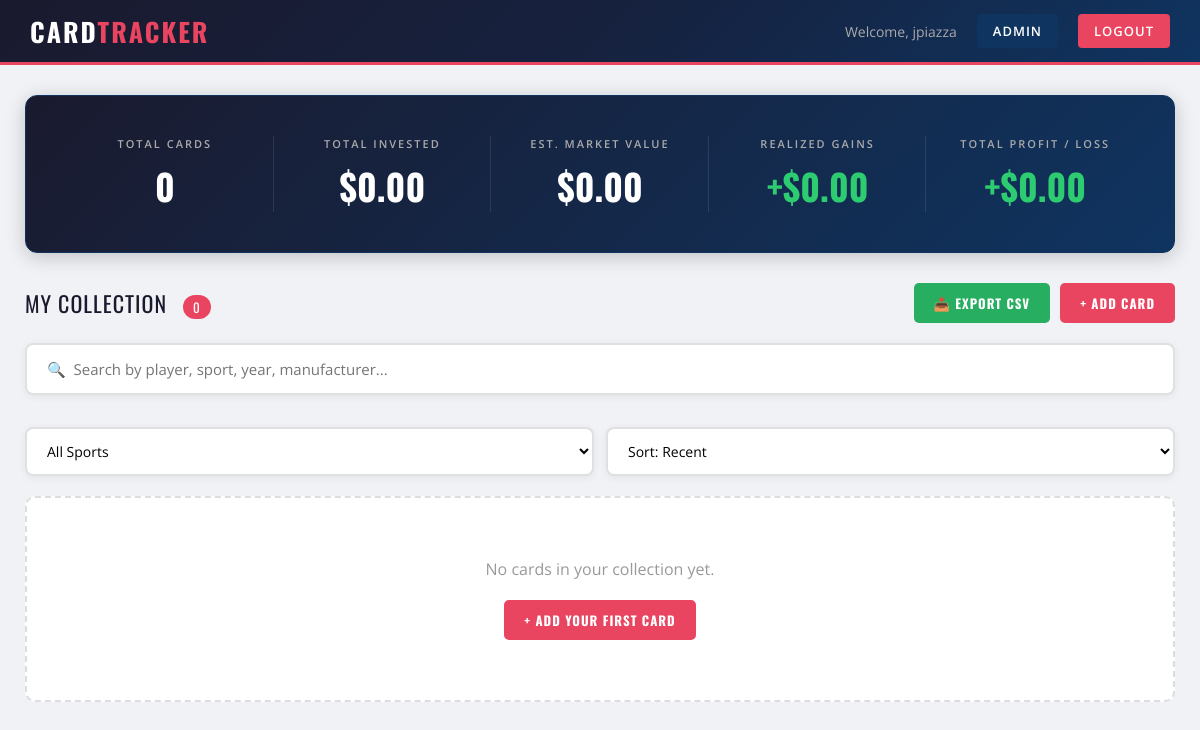
Page /dashboard (signed in) on the earlier database version.
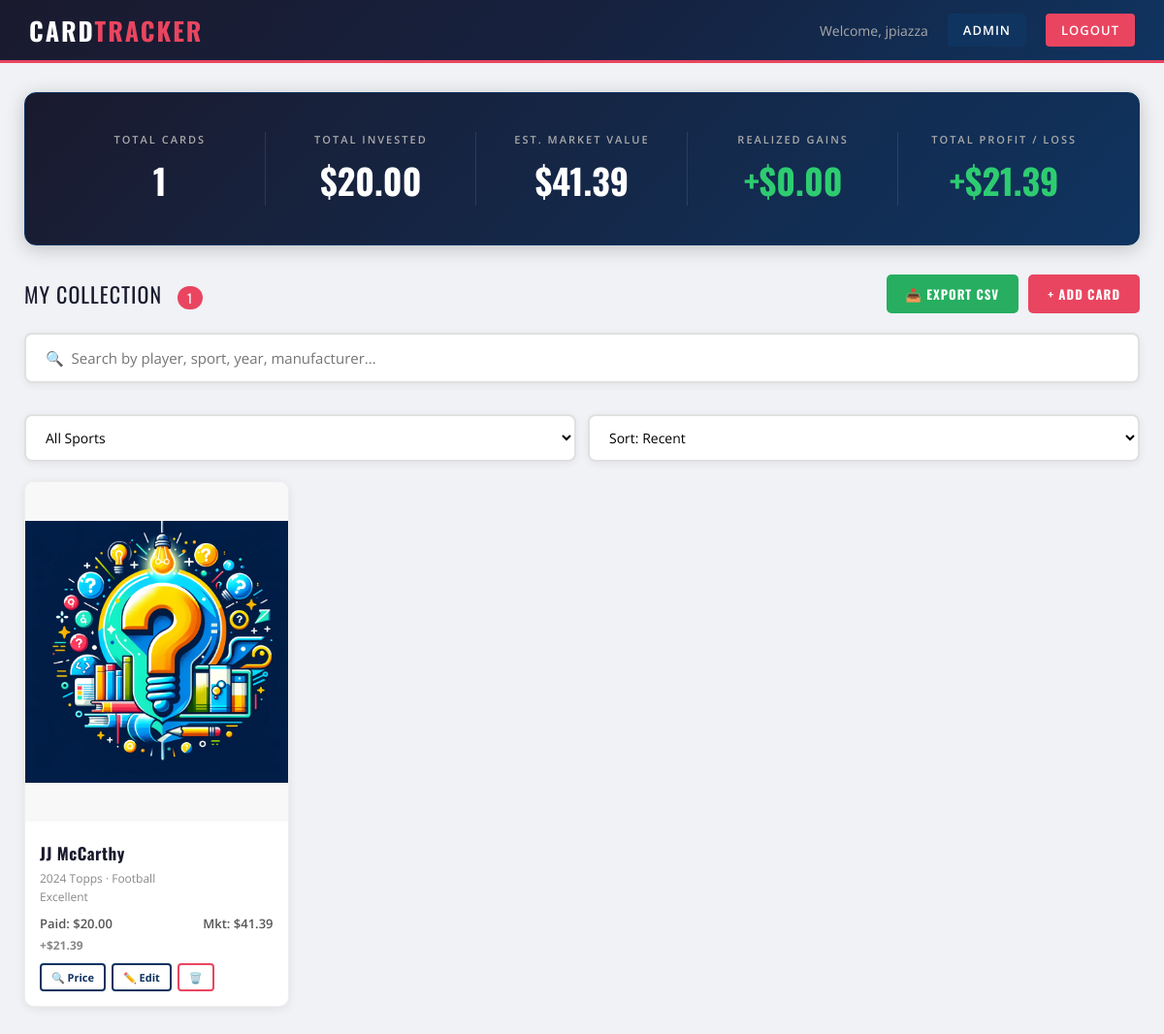
Same page on the later database version.
### models.py (models this page shows)
class User(UserMixin, db.Model):
    id = db.Column(db.Integer, primary_key=True)
    email = db.Column(db.String(150), unique=True, nullable=False)
    username = db.Column(db.String(150), unique=True, nullable=False)
    password = db.Column(db.String(150), nullable=False)
    is_admin = db.Column(db.Boolean, default=False)
    date_joined = db.Column(db.DateTime, default=db.func.current_timestamp())
    cards = db.relationship('Card', backref='owner', lazy=True)

class Card(db.Model):
    id = db.Column(db.Integer, primary_key=True)
    player_name = db.Column(db.String(150), nullable=False)
    sport = db.Column(db.String(50))
    year = db.Column(db.String(10))
    manufacturer = db.Column(db.String(100))
    condition = db.Column(db.String(50))
    buy_price = db.Column(db.Float, nullable=False)
    sell_price = db.Column(db.Float)
    photo_filename = db.Column(db.String(300))
    market_price = db.Column(db.Float)
    date_added = db.Column(db.DateTime, default=db.func.current_timestamp())
    user_id = db.Column(db.Integer, db.ForeignKey('user.id'), nullable=False)
    @property
    def profit_loss(self):
        if self.sell_price:
            return self.sell_price - self.buy_price
        elif self.market_price:
            return self.market_price - self.buy_price
        return None

### main.py (the view)
@main.route('/')
@main.route('/dashboard')
@login_required
def dashboard():
    sport_filter = request.args.get('sport', 'all')
    sort_by = request.args.get('sort', 'date')
    query = Card.query.filter_by(user_id=current_user.id)
    if sport_filter != 'all':
        query = query.filter_by(sport=sport_filter)
    if sort_by == 'value_high':
        cards = sorted(query.all(), key=lambda c: c.market_price or c.sell_price or c.buy_price, reverse=True)
    elif sort_by == 'value_low':
        cards = sorted(query.all(), key=lambda c: c.market_price or c.sell_price or c.buy_price)
    elif sort_by == 'profit_high':
        cards = sorted(query.all(), key=lambda c: c.profit_loss or 0, reverse=True)
    elif sort_by == 'profit_low':
        cards = sorted(query.all(), key=lambda c: c.profit_loss or 0)
    elif sort_by == 'name':
        cards = sorted(query.all(), key=lambda c: c.player_name)
    else:
        cards = query.order_by(Card.date_added.desc()).all()
    all_cards = Card.query.filter_by(user_id=current_user.id).all()
    total_invested = sum(card.buy_price for card in all_cards)
    est_market_value = sum(
        card.market_price or card.buy_price
        for card in all_cards
        if not card.sell_price
    )
    realized_gains = sum(
        card.sell_price - card.buy_price
        for card in all_cards
        if card.sell_price
    )
    total_value = sum(
        card.sell_price if card.sell_price
        else (card.market_price or card.buy_price)
        for card in all_cards
    )
    total_profit_loss = total_value - total_invested
    sports = ['Baseball', 'Basketball', 'Football', 'Hockey', 'Soccer', 'Other']
    return render_template('dashboard.html',
        cards=cards,
        total_invested=total_invested,
        total_value=total_value,
        total_profit_loss=total_profit_loss,
        est_market_value=est_market_value,
        realized_gains=realized_gains,
        sport_filter=sport_filter,
        sort_by=sort_by,
        sports=sports
    )

### app.py (called while the page is built)
def create_app():
    app = Flask(__name__)
    app.config['SECRET_KEY'] = os.getenv('SECRET_KEY', 'your-secret-key')
    app.config['SQLALCHEMY_DATABASE_URI'] = 'sqlite:///cards.db'
    app.config['UPLOAD_FOLDER'] = 'static/uploads'
    db.init_app(app)
    login_manager = LoginManager()
    login_manager.login_view = 'auth.login'
    login_manager.init_app(app)
    @login_manager.user_loader
    def load_user(user_id):
        return User.query.get(int(user_id))
    from auth import auth as auth_blueprint
    app.register_blueprint(auth_blueprint)
    from main import main as main_blueprint
    app.register_blueprint(main_blueprint)
    from admin import admin as admin_blueprint
    app.register_blueprint(admin_blueprint)
    with app.app_context():
        db.create_all()
    return app

### templates/dashboard.html (shortened to what this page needs)
<!DOCTYPE html>
<html>
<head>
    <link rel="stylesheet" href="{{ url_for('static', filename='css/style.css') }}">
</head>
<body>
    <nav>
        <h1>Card<span>Tracker</span></h1>
        <div class="nav-right">
            <span>Welcome, {{ current_user.username }}</span>
            {% if current_user.is_admin %}
    <a href="{{ url_for('admin.admin_dashboard') }}" style="background:#0f3460;">Admin</a>
{% endif %}
<a href="{{ url_for('auth.logout') }}">Logout</a>
        </div>
    </nav>
    <div class="page-wrapper">
        <div class="dashboard-container">
            <div class="stats-banner">
    <div class="stat-block">
        <div class="stat-label">Total Cards</div>
        <div class="stat-value">{{ cards|length }}</div>
    </div>
    <div class="stat-block">
        <div class="stat-label">Total Invested</div>
        <div class="stat-value">${{ "%.2f"|format(total_invested) }}</div>
    </div>
    <div class="stat-block">
        <div class="stat-label">Est. Market Value</div>
        <div class="stat-value">${{ "%.2f"|format(est_market_value) }}</div>
    </div>
    <div class="stat-block">
        <div class="stat-label">Realized Gains</div>
        <div class="stat-value {% if realized_gains >= 0 %}profit{% else %}loss{% endif %}">
            {% if realized_gains >= 0 %}+{% endif %}${{ "%.2f"|format(realized_gains) }}
        </div>
    </div>
    <div class="stat-block">
        <div class="stat-label">Total Profit / Loss</div>
        <div class="stat-value {% if total_profit_loss >= 0 %}profit{% else %}loss{% endif %}">
            {% if total_profit_loss >= 0 %}+{% endif %}${{ "%.2f"|format(total_profit_loss) }}
        </div>
    </div>
</div>
            <div class="section-header">
                <div class="section-title">
                    My Collection <span>{{ cards|length }}</span>
                </div>
                <div style="display:flex; gap:10px;">
    <a href="{{ url_for('main.export_csv') }}" class="btn btn-export">📥 Export CSV</a>
    <a href="{{ url_for('main.add_card') }}" class="btn">+ Add Card</a>
</div>
            </div>
            <div class="filter-bar">
    <div class="search-bar-wrapper">
        <input type="text" id="cardSearch" placeholder="🔍  Search by player, sport, year, manufacturer..." onkeyup="filterCards()">
    </div>
    <div class="filter-controls">
        <select onchange="applyFilter(this.value, '{{ sort_by }}')" class="filter-select">
            <option value="all" {% if sport_filter == 'all' %}selected{% endif %}>All Sports</option>
        </select>
        <select onchange="applyFilter('{{ sport_filter }}', this.value)" class="filter-select">
            <option value="date" {% if sort_by == 'date' %}selected{% endif %}>Sort: Recent</option>
        </select>
    </div>
</div>
            {% if cards %}
            <div class="card-grid">
                {% for card in cards %}
                <div class="card-item">
                    {% if card.photo_filename %}
                        <img src="{{ url_for('static', filename='uploads/' + card.photo_filename) }}" alt="{{ card.player_name }}">
                    {% else %}
                        <div class="no-photo">No Photo</div>
                    {% endif %}
                    <div class="card-info">
                        <h3><a href="{{ url_for('main.card_detail', card_id=card.id) }}" class="card-link">{{ card.player_name }}</a></h3>
                        <p>{{ card.year }} {{ card.manufacturer }} · {{ card.sport }}</p>
                        <p>{{ card.condition }}</p>
                        <div class="card-prices">
                            <span>Paid: ${{ "%.2f"|format(card.buy_price) }}</span>
                            {% if card.market_price %}
                                <span>Mkt: ${{ "%.2f"|format(card.market_price) }}</span>
                            {% endif %}
                        </div>
                        {% if card.profit_loss is not none %}
                            <p class="{% if card.profit_loss >= 0 %}profit-text{% else %}loss-text{% endif %}">
                                {% if card.profit_loss >= 0 %}+{% endif %}${{ "%.2f"|format(card.profit_loss) }}
                            </p>
                        {% endif %}
                        <div class="card-actions">
                            <a href="{{ url_for('main.search_price', card_id=card.id) }}" class="btn-search">🔍 Price</a>
                            <a href="{{ url_for('main.edit_card', card_id=card.id) }}" class="btn-search">✏️ Edit</a>
                            <a href="{{ url_for('main.delete_card', card_id=card.id) }}" class="btn-delete" onclick="return confirm('Delete this card?')">🗑️</a>
                        </div>
                    </div>
                </div>
                {% endfor %}
            </div>
            {% else %}
            <div class="empty-state">
                <p>No cards in your collection yet.</p>
                <a href="{{ url_for('main.add_card') }}" class="btn">+ Add Your First Card</a>
            </div>
            {% endif %}
        </div>
    </div>
</body>
</html>

Differences in the rows shown:
added Card: photo_filename (picture), player_name "JJ McCarthy", year "2024", manufacturer "Topps", sport "Football", condition "Excellent", buy_price "20.00", market_price "41.39", profit_loss "21.39"
Other differences:
{{ cards|length }}: "0" → "1"
{{ "%.2f"|format(total_invested) }}: "0.00" → "20.00"
{{ "%.2f"|format(est_market_value) }}: "0.00" → "41.39"
{{ "%.2f"|format(total_profit_loss) }}: "0.00" → "21.39"
text no longer shown: "No cards in your collection yet. + ADD YOUR FIRST CARD"
